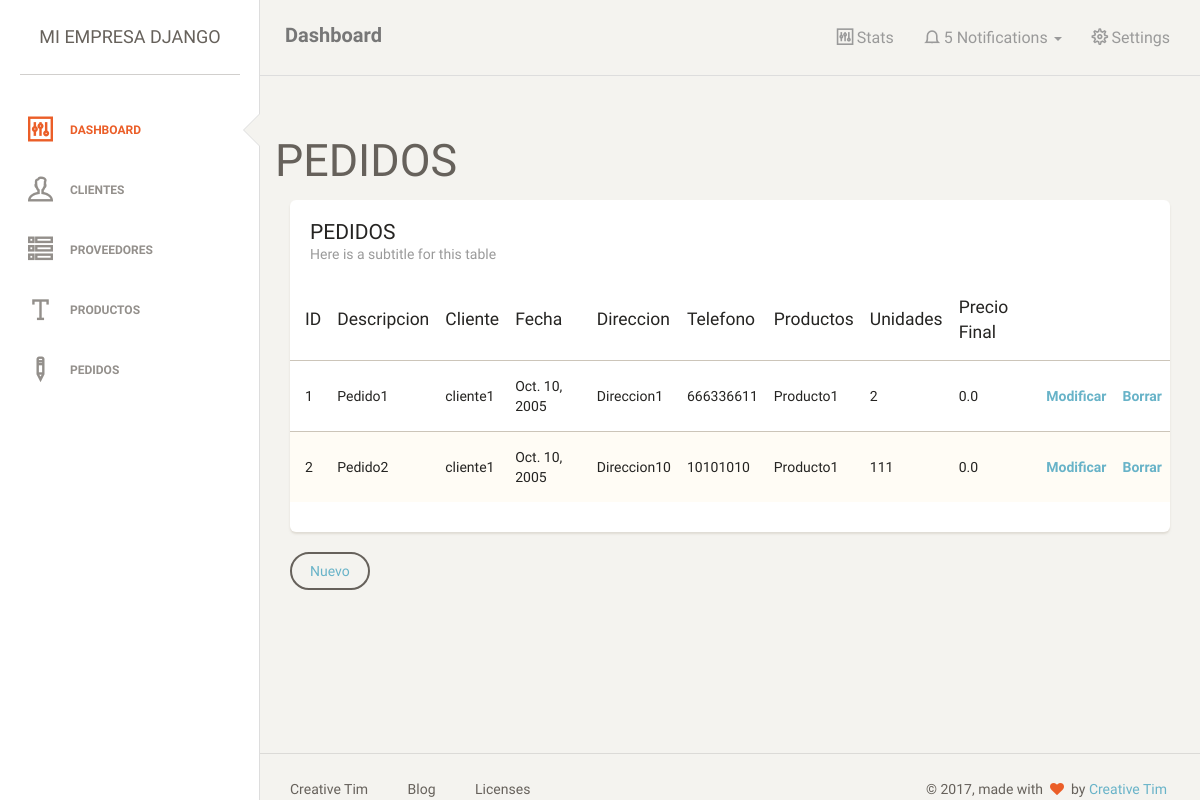
Page /pedidos/ on the committed database.
### central/models.py (models this page shows, shortened)
class Pedidos(models.Model):
	descripcion = models.CharField(max_length=200)
	fecha = models.DateField()
	direccion = models.CharField(max_length=200)
	telefono = models.CharField(max_length=200)
	productos = models.ForeignKey(Productos)
	unidades = models.IntegerField()
	precioFinal = models.FloatField(default=0)
	clientes = models.ForeignKey(Clientes)

class Clientes(models.Model):
    nombre = models.CharField(max_length=200)
    direccion = models.CharField(max_length=200)
    telefono = models.CharField(max_length=200)
    def __str__(self):
        return self.nombre

class Productos(models.Model):
	nombre = models.CharField(max_length=200)
	descripcion = models.CharField(max_length=200)
	precio = models.FloatField(max_length=200)
	stock = models.IntegerField()
	proveedor = models.ForeignKey(Proveedores)
	def __str__(self):
		return self.nombre

### central/views.py (the view)
# urls.py: url(r'^pedidos/$', views.PedidosList.as_view(), name='pedidos_list'),
class PedidosList(ListView):
    model = Pedidos

### templates/central/pedidos_list.html
{% extends 'base.html' %}
{% block content %}
<h1>PEDIDOS</h1>
    <div class="col-md-12">
                        <div class="card">
                            <div class="header">
                                <h4 class="title">PEDIDOS</h4>
                                <p class="category">Here is a subtitle for this table</p>
                            </div>
                            <div class="content table-responsive table-full-width">
                                <table class="table table-striped">
                                    <thead>
                                        <th>ID</th>
                                    	<th>Descripcion</th>
                                    	<th>Cliente</th>
                                    	<th>Fecha</th>
                                    	<th>Direccion</th>
                                    	<th>Telefono</th>
                                    	<th>Productos</th>
                                    	<th>Unidades</th>
                                    	<th>Precio Final</th>
                                    	<th></th>
                                    	<th></th>
                                    </thead>
                                    <tbody>
                                    {% for pedido in object_list %}
                                        <tr>
                                        	<td>{{ pedido.id }}</td>
                                        	<td>{{ pedido.descripcion }}</td>
                                        	<td>{{ pedido.clientes }}</td>
                                        	<td>{{ pedido.fecha }}</td>
                                        	<td>{{ pedido.direccion }}</td>
                                        	<td>{{ pedido.telefono }}</td>
                                        	<td>{{ pedido.productos }}</td>
                                        	<td>{{ pedido.unidades }}</td>
                                        	<td>{{ pedido.precioFinal }}</td>
                                        	<th><a href="{% url "pedidos_edit" pedido.id %}">Modificar</a></th>
                                    		<th><a href="{% url "pedidos_delete" pedido.id %}">Borrar</a></th>
                                        </tr>
                                    {% endfor %}
                                    </tbody>
                                </table>
                            </div>
                        </div>
                        <button type="button" class="btn btn-default"><a href="{% url "pedidos_new" %}">Nuevo</a></button>
                    </div>
{% endblock %}

### rows in the picture
Pedidos: id "1", descripcion "Pedido1", clientes "cliente1", fecha "Oct. 10, 2005", direccion "Direccion1", telefono "666336611", productos "Producto1", unidades "2", precioFinal "0.0"
Pedidos: id "2", descripcion "Pedido2", clientes "cliente1", fecha "Oct. 10, 2005", direccion "Direccion10", telefono "10101010", productos "Producto1", unidades "111", precioFinal "0.0"
